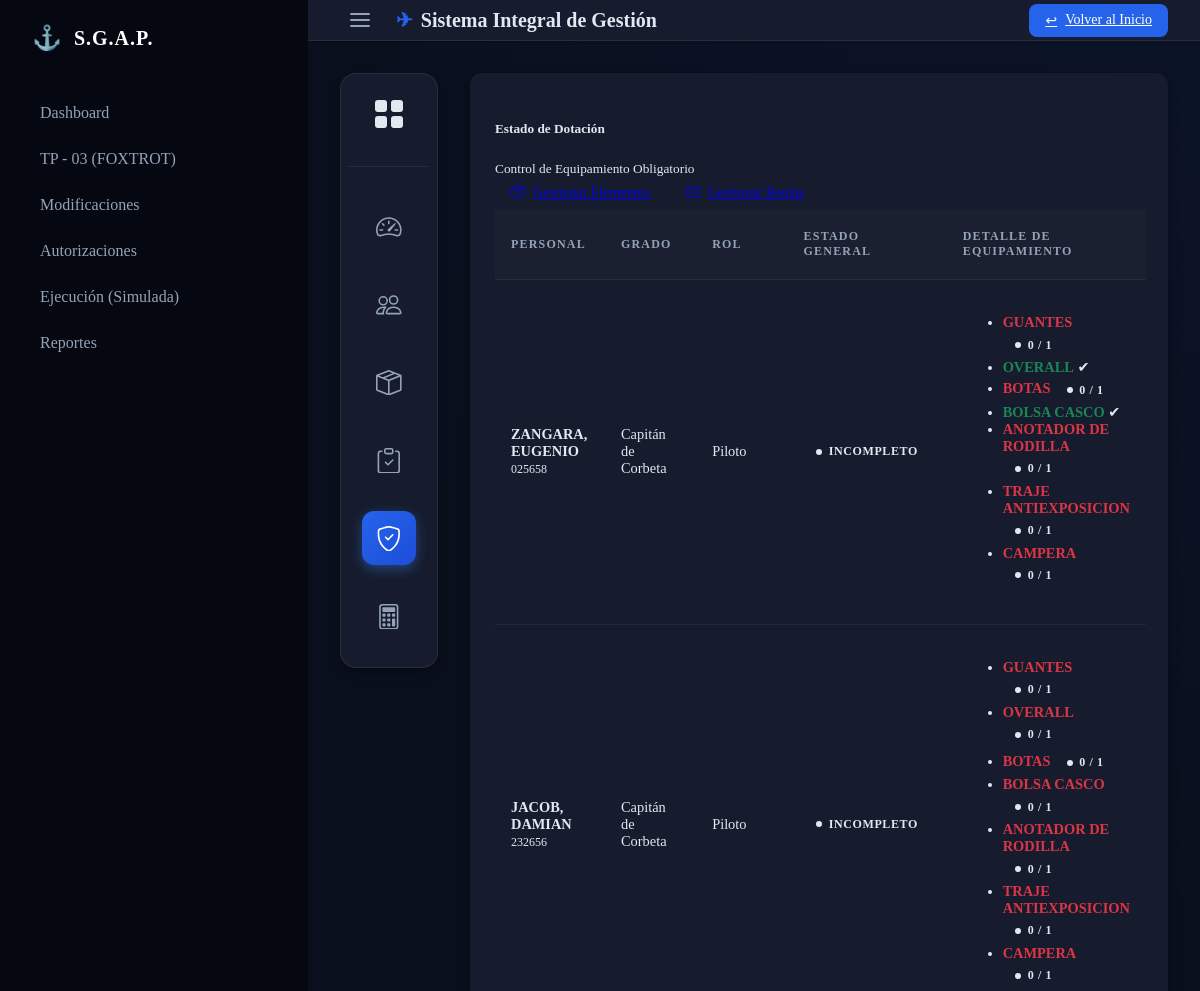
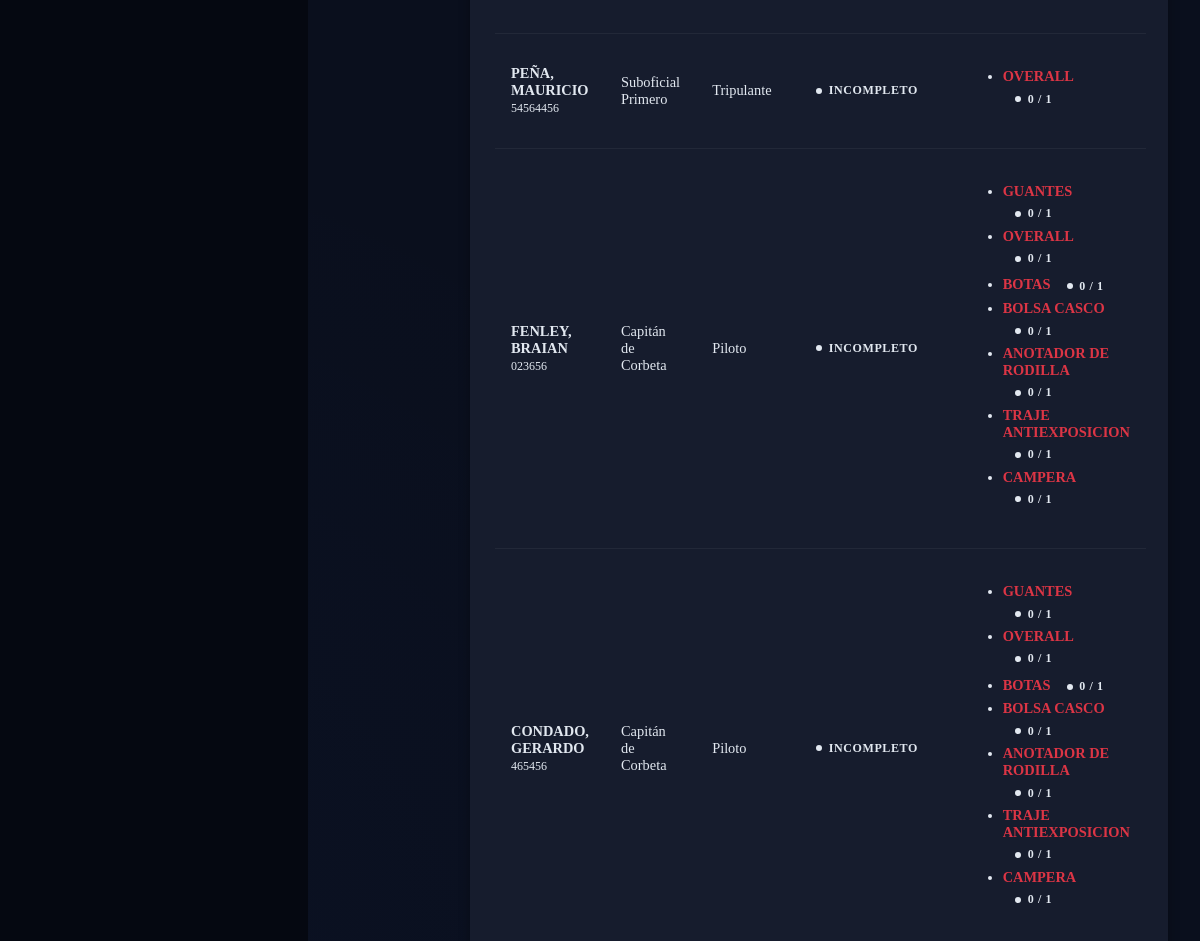
Screenshot of /logistica/estado_dotacion/ (signed in) with the database file from the repository (2 pictures, top to bottom).
### logistica/models.py (models this page shows, shortened)
class Personal(models.Model):
    GRADOS_CHOICES = [
        ('CF', 'Capitán de Fragata'),
        ('CC', 'Capitán de Corbeta'),
        ('TN', 'Teniente de Navío'),
        ('TF', 'Teniente de Fragata'),
        ('TC', 'Teniente de Corbeta'),
        ('GU', 'Guardiamarina'),
        ('SM', 'Suboficial Mayor'),
        ('SP', 'Suboficial Principal'),
        ('SI', 'Suboficial Primero'),
        ('SS', 'Suboficial Segundo'),
        ('CP', 'Cabo Principal'),
        ('CI', 'Cabo Primero'),
        ('CS', 'Cabo Segundo'),
        ('MR', 'Marinero Primero'),
        ('M2', 'Marinero Segundo'),
        ('CV', 'Civil'),
    ]
    legajo = models.CharField(max_length=20, unique=True)
    apellido = models.CharField(max_length=100)
    nombre = models.CharField(max_length=100)
    grado = models.CharField(max_length=2, choices=GRADOS_CHOICES)
    unidad = models.CharField(max_length=100, default='Escuadrilla Aeronaval')
    rol = models.CharField(max_length=20, choices=ROLES_CHOICES)
    estado = models.BooleanField(default=True, help_text="Activo / Baja")
    talle_casco = models.CharField(max_length=20, blank=True, null=True, verbose_name="Talle de Casco")
    talle_guantes = models.CharField(max_length=20, blank=True, null=True, verbose_name="Talle de Guantes")
    talle_overall = models.CharField(max_length=20, blank=True, null=True, verbose_name="Talle de Overall")
    talle_botas = models.CharField(max_length=20, blank=True, null=True, verbose_name="Talle de Botas")
    class Meta:
        verbose_name_plural = "Personal"

class TipoPrenda(models.Model):
    CATEGORIA_CHOICES = [
        ('vuelo', 'Ropa de Vuelo'),
        ('trabajo', 'Ropa de Trabajo'),
    ]
    nombre = models.CharField(max_length=100) # Ej: "Casco de Vuelo", "Campera"
    categoria = models.CharField(max_length=20, choices=CATEGORIA_CHOICES)
    vida_util_sugerida = models.PositiveIntegerField(help_text="En meses", default=12)

### logistica/views.py (the view)
# urls.py: path('estado_dotacion/', views.estado_dotacion, name='estado_dotacion'),
@login_required
def estado_dotacion(request):
    personal_list = Personal.objects.filter(estado=True)
    reporte = []
    for persona in personal_list:
        dotacion_requerida = Dotacion.objects.filter(rol=persona.rol)
        estado_persona = {
            'personal': persona,
            'items': [],
            'todo_ok': True
        }
        for item_req in dotacion_requerida:
            asignados = Asignacion.objects.filter(
                personal=persona,
                activo=True,
                prenda__tipo_prenda_id=item_req.tipo_prenda.id
            ).count()
            estado_item = {
                'tipo': item_req.tipo_prenda.nombre,
                'requerido': item_req.cantidad,
                'asignado': asignados,
                'estado': 'ok' if asignados >= item_req.cantidad else 'falta'
            }
            if estado_item['estado'] == 'falta':
                estado_persona['todo_ok'] = False
            estado_persona['items'].append(estado_item)
        if dotacion_requerida.exists(): # Only add if there are requirements
             reporte.append(estado_persona)
    return render(request, 'logistica/estado_dotacion.html', {'reporte': reporte})

### logistica/templates/logistica/estado_dotacion.html
{% extends 'logistica/base_logistica.html' %}
{% block logistica_content %}
<div class="card">
    <div class="card-header bg-primary text-white d-flex justify-content-between align-items-center">
        <div>
            <h5 class="mb-0">Estado de Dotación</h5>
            <small>Control de Equipamiento Obligatorio</small>
        </div>
        <div>
            <a href="{% url 'logistica:tipo_prenda_list' %}" class="btn btn-light btn-sm text-primary fw-bold me-2">
                <i class="bi bi-box-seam"></i> Gestionar Elementos
            </a>
            <a href="{% url 'logistica:dotacion_list' %}" class="btn btn-light btn-sm text-primary fw-bold">
                <i class="bi bi-card-checklist"></i> Gestionar Reglas
            </a>
        </div>
    </div>
        {% if not reporte %}
            <div class="alert alert-info">
                No hay personal con requisitos de dotación definidos o no se han cargado reglas de dotación.
                <br>
                <small>Configure las reglas en el <a href="/admin/" target="_blank" class="alert-link">Panel de Administración (Dotación)</a>.</small>
            </div>
        {% else %}
            <div class="table-responsive">
                <table class="table table-hover align-middle">
                    <thead class="table-light">
                        <tr>
                            <th>Personal</th>
                            <th>Grado</th>
                            <th>Rol</th>
                            <th>Estado General</th>
                            <th>Detalle de Equipamiento</th>
                        </tr>
                    </thead>
                    <tbody>
                        {% for p in reporte %}
                        <tr>
                            <td>
                                <strong>{{ p.personal.apellido }}, {{ p.personal.nombre }}</strong>
                                <br>
                                <small class="text-muted">{{ p.personal.legajo }}</small>
                            </td>
                            <td>{{ p.personal.get_grado_display }}</td>
                            <td>{{ p.personal.get_rol_display }}</td>
                            <td>
                                {% if p.todo_ok %}
                                    <span class="badge bg-success">Completo</span>
                                {% else %}
                                    <span class="badge bg-danger">Incompleto</span>
                                {% endif %}
                            </td>
                            <td>
                                <ul class="list-group list-group-flush small">
                                    {% for item in p.items %}
                                        <li class="list-group-item d-flex justify-content-between align-items-center px-0 py-1">
                                            {% if item.estado == 'ok' %}
                                                <span style="color: #198754 !important; font-weight: bold;">{{ item.tipo }}</span>
                                            {% else %}
                                                <span style="color: #dc3545 !important; font-weight: bold;">{{ item.tipo }}</span>
                                            {% endif %}
                                            <span>
                                                {% if item.estado == 'ok' %}
                                                    <span class="text-success checkbox-mark">✔</span>
                                                {% else %}
                                                    <span class="badge bg-danger rounded-pill">{{ item.asignado }} / {{ item.requerido }}</span>
                                                {% endif %}
                                            </span>
                                        </li>
                                    {% endfor %}
                                </ul>
                            </td>
                        </tr>
                        {% endfor %}
                    </tbody>
                </table>
            </div>
        {% endif %}
    </div>
</div>
{% endblock %}

### core/static/css/style.css (style rules this page uses)
:root { --primary: #2563eb; --primary-hover: #1d4ed8; --primary-blue: var(--primary); --primary-dark: var(--primary-hover); --accent: #f59e0b; --reinforcement: #06b6d4; --bg-body: #0a0f1d; --bg-card: #161c2d; --bg-sidebar: #050811; --bg-header: rgba(22, 28, 45, 0.8); --text-main: #e2e8f0; --text-muted: #94a3b8; --text-light: #f8fafc; --border-light: rgba(255, 255, 255, 0.08); --border-dim: rgba(255, 255, 255, 0.05); --success: #10b981; --danger: #ef4444; --warning: #f59e0b; --info: #3b82f6; --shadow-sm: 0 1px 3px rgba(0,0,0,0.2); --shadow-md: 0 4px 12px rgba(0,0,0,0.3); --shadow-lg: 0 12px 24px -10px rgba(0,0,0,0.5); --radius: 0.75rem; --radius-lg: 1rem; --glass: blur(10px) saturate(180%); }
body { margin: 0; font-family: 'Inter', -apple-system, BlinkMacSystemFont, inherit; background-color: var(--bg-body); background-image: radial-gradient(circle at top right, rgba(37, 99, 235, 0.05), transparent 40%), radial-gradient(circle at bottom left, rgba(37, 99, 235, 0.03), transparent 40%); color: var(--text-main); min-height: 100vh; overflow-x: hidden; -webkit-font-smoothing: antialiased; }
.card { background-color: var(--bg-card); border-radius: var(--radius); padding: 1.5rem; margin-bottom: 1.5rem; box-shadow: var(--shadow-md); border: 1px solid transparent; }
.btn { padding: 0.5rem 1rem; border-radius: 0.5rem; border: none; cursor: pointer; font-weight: 500; font-size: 0.875rem; transition: 0.2s; display: inline-flex; align-items: center; gap: 0.5rem; }
table { width: 100%; border-collapse: separate; border-spacing: 0; }
th, td { padding: 1.25rem 1rem; text-align: left; border-bottom: 1px solid var(--border-dim); }
th { background: rgba(255, 255, 255, 0.02); color: var(--text-muted); font-size: 0.75rem; text-transform: uppercase; font-weight: 700; letter-spacing: 0.1em; }
td { font-size: 0.9rem; color: var(--text-main); vertical-align: middle; }
tr:last-child td { border-bottom: none; }
.badge { padding: 0.4rem 0.8rem; border-radius: 99px; font-size: 0.75rem; font-weight: 600; text-transform: uppercase; letter-spacing: 0.05em; display: inline-flex; align-items: center; gap: 0.4rem; }
.badge::before { content: ''; width: 6px; height: 6px; border-radius: 50%; background: currentColor; }

### rows the page displays
Personal: personal.apellido "ZANGARA", personal.nombre "EUGENIO", personal.legajo "025658", personal.grado "Capitán de Corbeta", personal.rol "Piloto", asignado "0" "0" "0" "0" "0", requerido "1" "1" "1" "1" "1"
TipoPrenda: tipo "GUANTES" "GUANTES" "GUANTES" "GUANTES"
TipoPrenda: tipo "OVERALL", tipo "OVERALL" "OVERALL" "OVERALL" "OVERALL"
TipoPrenda: tipo "BOTAS" "BOTAS" "BOTAS" "BOTAS"
TipoPrenda: tipo "BOLSA CASCO", tipo "BOLSA CASCO" "BOLSA CASCO" "BOLSA CASCO"
TipoPrenda: tipo "ANOTADOR DE RODILLA" "ANOTADOR DE RODILLA" "ANOTADOR DE RODILLA" "ANOTADOR DE RODILLA"
TipoPrenda: tipo "TRAJE ANTIEXPOSICION" "TRAJE ANTIEXPOSICION" "TRAJE ANTIEXPOSICION" "TRAJE ANTIEXPOSICION"
TipoPrenda: tipo "CAMPERA" "CAMPERA" "CAMPERA" "CAMPERA"
Personal: personal.apellido "JACOB", personal.nombre "DAMIAN", personal.legajo "232656", personal.grado "Capitán de Corbeta", personal.rol "Piloto", asignado "0" "0" "0" "0" "0" "0" "0", requerido "1" "1" "1" "1" "1" "1" "1"
Personal: personal.apellido "PEÑA", personal.nombre "MAURICIO", personal.legajo "54564456", personal.grado "Suboficial Primero", personal.rol "Tripulante", asignado "0", requerido "1"
Personal: personal.apellido "FENLEY", personal.nombre "BRAIAN", personal.legajo "023656", personal.grado "Capitán de Corbeta", personal.rol "Piloto", asignado "0" "0" "0" "0" "0" "0" "0", requerido "1" "1" "1" "1" "1" "1" "1"
Personal: personal.apellido "CONDADO", personal.nombre "GERARDO", personal.legajo "465456", personal.grado "Capitán de Corbeta", personal.rol "Piloto", asignado "0" "0" "0" "0" "0" "0" "0", requerido "1" "1" "1" "1" "1" "1" "1"
